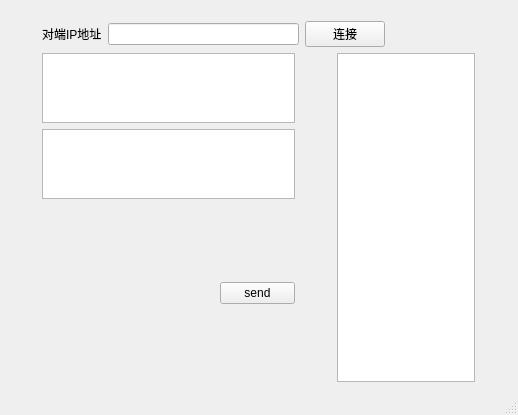
<?xml version="1.0" encoding="UTF-8"?>
<ui version="4.0">
 <class>MainWindow</class>
 <widget class="QMainWindow" name="MainWindow">
  <property name="geometry">
   <rect>
    <x>0</x>
    <y>0</y>
    <width>518</width>
    <height>415</height>
   </rect>
  </property>
  <property name="windowTitle">
   <string>MainWindow</string>
  </property>
  <widget class="QWidget" name="centralWidget">
   <widget class="QWidget" name="layoutWidget">
    <property name="geometry">
     <rect>
      <x>31</x>
      <y>10</y>
      <width>455</width>
      <height>383</height>
     </rect>
    </property>
    <layout class="QVBoxLayout" name="verticalLayout_3">
     <item>
      <layout class="QHBoxLayout" name="horizontalLayout_4">
       <item>
        <widget class="QLabel" name="ip_label">
         <property name="text">
          <string>对端IP地址</string>
         </property>
        </widget>
       </item>
       <item>
        <widget class="QLineEdit" name="ip_input">
         <property name="minimumSize">
          <size>
           <width>191</width>
           <height>20</height>
          </size>
         </property>
        </widget>
       </item>
       <item>
        <widget class="QPushButton" name="conn_btn">
         <property name="text">
          <string>连接</string>
         </property>
        </widget>
       </item>
       <item>
        <spacer name="horizontalSpacer_3">
         <property name="orientation">
          <enum>Qt::Horizontal</enum>
         </property>
         <property name="sizeHint" stdset="0">
          <size>
           <width>40</width>
           <height>20</height>
          </size>
         </property>
        </spacer>
       </item>
      </layout>
     </item>
     <item>
      <layout class="QHBoxLayout" name="horizontalLayout_3">
       <item>
        <layout class="QVBoxLayout" name="verticalLayout_2">
         <item>
          <widget class="QTextEdit" name="history_msg">
           <property name="maximumSize">
            <size>
             <width>256</width>
             <height>16777215</height>
            </size>
           </property>
          </widget>
         </item>
         <item>
          <spacer name="verticalSpacer">
           <property name="maximumSize">
            <size>
             <width>20</width>
             <height>16777215</height>
            </size>
           </property>
           <property name="orientation">
            <enum>Qt::Vertical</enum>
           </property>
           <property name="sizeHint" stdset="0">
            <size>
             <width>20</width>
             <height>40</height>
            </size>
           </property>
          </spacer>
         </item>
         <item>
          <widget class="QTextEdit" name="cur_msg">
           <property name="maximumSize">
            <size>
             <width>256</width>
             <height>71</height>
            </size>
           </property>
          </widget>
         </item>
         <item>
          <layout class="QHBoxLayout" name="horizontalLayout_2">
           <item>
            <spacer name="horizontalSpacer">
             <property name="maximumSize">
              <size>
               <width>173</width>
               <height>16777215</height>
              </size>
             </property>
             <property name="orientation">
              <enum>Qt::Horizontal</enum>
             </property>
             <property name="sizeHint" stdset="0">
              <size>
               <width>40</width>
               <height>20</height>
              </size>
             </property>
            </spacer>
           </item>
           <item>
            <widget class="QPushButton" name="send_btn">
             <property name="maximumSize">
              <size>
               <width>75</width>
               <height>16777215</height>
              </size>
             </property>
             <property name="text">
              <string>send</string>
             </property>
            </widget>
           </item>
          </layout>
         </item>
        </layout>
       </item>
       <item>
        <spacer name="horizontalSpacer_2">
         <property name="orientation">
          <enum>Qt::Horizontal</enum>
         </property>
         <property name="sizeHint" stdset="0">
          <size>
           <width>40</width>
           <height>20</height>
          </size>
         </property>
        </spacer>
       </item>
       <item>
        <widget class="QTextBrowser" name="friends">
         <property name="maximumSize">
          <size>
           <width>141</width>
           <height>16777215</height>
          </size>
         </property>
        </widget>
       </item>
      </layout>
     </item>
    </layout>
   </widget>
  </widget>
  <widget class="QStatusBar" name="statusBar"/>
 </widget>
 <layoutdefault spacing="6" margin="11"/>
 <resources/>
 <connections/>
</ui>
